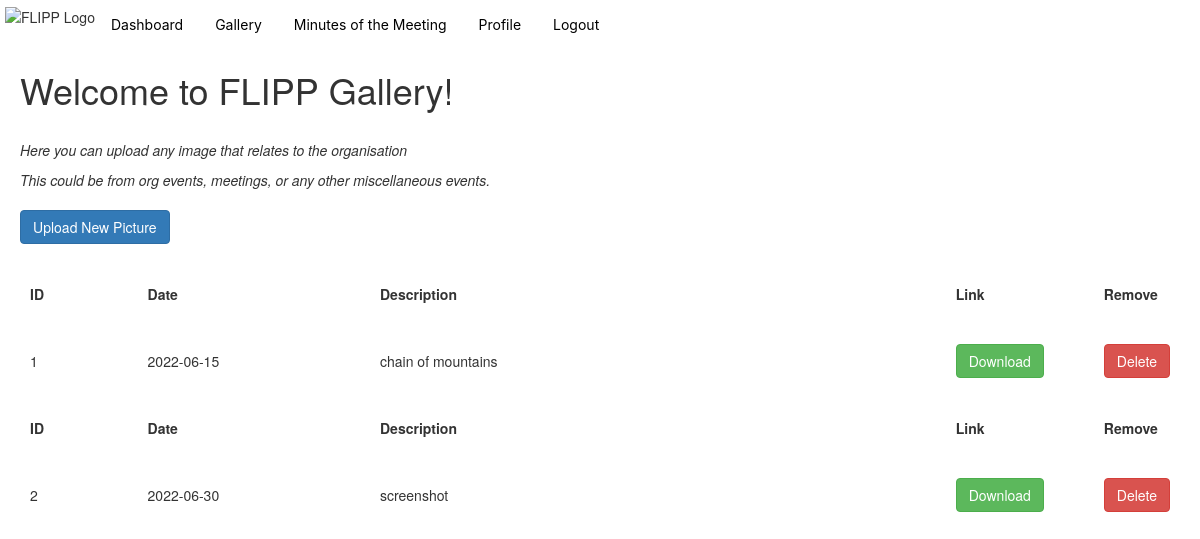
Page /gallery (signed in) on the committed database.
### app.py (models this page shows)
class Gallery(db.Model, UserMixin):
    id = db.Column(db.Integer, primary_key=True)
    date = db.Column(db.String(20), nullable=False)
    filename = db.Column(db.String(30), nullable=False)
    image = db.Column(db.LargeBinary, nullable=False)
    description = db.Column(db.String, nullable=False)

### app.py (the view)
@app.route('/gallery', methods=["GET", "POST"])
@login_required
def gallery():
    pictures = Gallery.query.all()
    return render_template("gallery.html", pictures=pictures)

### app.py (called while the page is built)
@login_manager.user_loader
def load_user(user_id):
    return User.query.get(int(user_id))

### templates/gallery.html
{% extends 'base2.html'%} {% block title %} Home {% endblock %}
{% block content %}
<link rel="stylesheet" href="https://maxcdn.bootstrapcdn.com/bootstrap/3.4.1/css/bootstrap.min.css">
<link rel="stylesheet" href={{ url_for('static', filename='gallery.css') }}>
<div class="div1">
    <h1>Welcome to FLIPP Gallery!</h1>
    <br>
    <p><i>Here you can upload any image that relates to the organisation</i></p>
    <p><i>This could be from org events, meetings, or any other miscellaneous events.</i></p>
</div>
<div class="div1">
    <a href="{{ url_for('upload_picture') }}" class="btn btn-primary">Upload New Picture</a>
</div>
<div>
    {% for picture in pictures %}
    <table class="fixed" width="100%">
        <col width="10%" />
        <col width="20%" />
        <col width="50%" />
        <col width="10%" />
        <col width="10%" />
        <tr>
            <th>ID</th>
            <th>Date</th>
            <th>Description</th>
            <th>Link</th>
            <th>Remove</th>
        </tr>
        <tr>
            <td>{{ picture.id }}</td>
            <td>{{ picture.date }}</td>
            <td>{{ picture.description }}</td>
            <td><a href="{{url_for('download_picture', gallery_id=picture.id)}}" class="btn btn-success">Download</a></td>
            <td><a href="{{url_for('delete_picture', gallery_id=picture.id)}}" class="btn btn-danger">Delete</a></td>
        </tr>
    </table>
    {% endfor %}
</div>
{% endblock %}

### static/navbar/navbar.css (style rules this page uses)
body { background-color: rgb(247, 247, 247); }

### static/gallery.css (style rules this page uses)
th, td { padding: 15px; padding-top: 20px; padding-bottom: 20px; padding-left: 30px; padding-right: 30px; }
table { border-spacing: 30px; border: 1px gray; }
.div1 { margin: 20px; }

### rows in the picture
Gallery: id "1", date "2022-06-15", description "chain of mountains"
Gallery: id "2", date "2022-06-30", description "screenshot"
